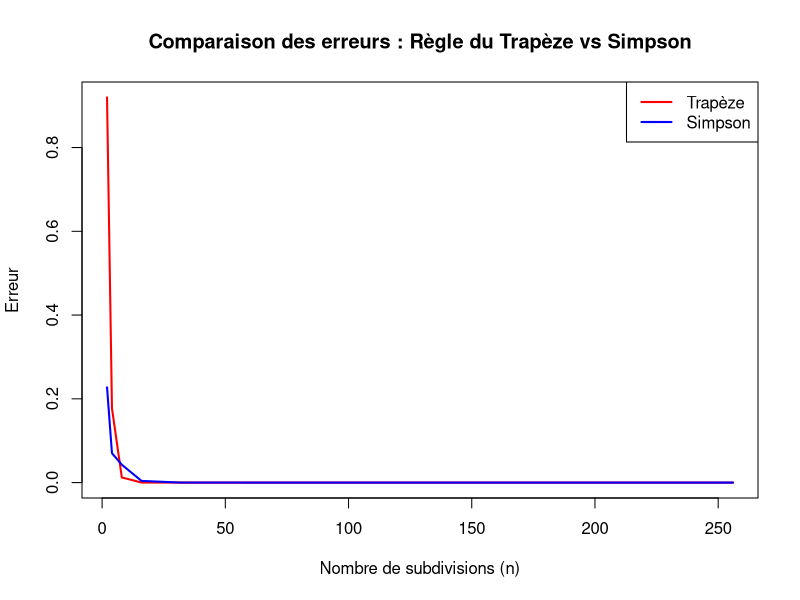

The R script that drew this image:
# Fonction pour calculer l'intégrale de l'équation du pendule
f <- function(theta, k) {
  1 / sqrt(1 - k^2 * sin(theta)^2)
}

# Approximation numérique du résultat analytique avec une règle du trapèze de haute précision
numerical_elliptic_integral <- function(k, n = 100000) {
  a <- 0                    
  b <- pi / 2              
  h <- (b - a) / n         
  x <- seq(a, b, length.out = n + 1)
  y <- sapply(x, f, k = k)
  h * (sum(y) - (y[1] + y[n + 1]) / 2)
}

# Implémentation de la règle du trapèze
trapezoidal_rule <- function(f, a, b, n, k) {
  h <- (b - a) / n
  x <- seq(a, b, length.out = n + 1)
  y <- sapply(x, f, k = k)
  h * (sum(y) - (y[1] + y[n + 1]) / 2)
}

# Implémentation de la règle de Simpson
simpsons_rule <- function(f, a, b, n, k) {
  if (n %% 2 != 0) stop("n doit être pair pour la règle de Simpson")
  h <- (b - a) / n
  x <- seq(a, b, length.out = n + 1)
  y <- sapply(x, f, k = k)
  
  # Gestion des termes internes pour n > 2
  somme_interne <- if (n > 2) {
    2 * sum(y[seq(3, n - 1, by = 2)])
  } else {
    0  # Pas de termes supplémentaires si n = 2
  }
  
  h / 3 * (y[1] + y[n + 1] + 
           4 * sum(y[seq(2, n, by = 2)]) + 
           somme_interne)
}

# Paramètres de base
a <- 0           # Limite inférieure
b <- pi / 2      # Limite supérieure
k <- 0.99        # Paramètre de l'équation du pendule
true_result <- numerical_elliptic_integral(k)  # Résultat de haute précision

# Liste des valeurs de n à tester
n_values <- c(2, 4, 8, 16, 32, 64, 128, 256)

# Calcul des résultats pour chaque n
results <- data.frame(
  n = n_values,
  Trapèze = sapply(n_values, function(n) trapezoidal_rule(f, a, b, n, k)),
  Simpson = sapply(n_values, function(n) simpsons_rule(f, a, b, n, k))
)

# Ajout des erreurs dans le tableau
results$Erreur_Trapèze <- abs(results$Trapèze - true_result)
results$Erreur_Simpson <- abs(results$Simpson - true_result)

# Affichage des résultats
cat("Résultats pour différentes valeurs de subdivisions (n) :\n")
print(results)

# Tracer les erreurs
plot(results$n, results$Erreur_Trapèze, type = "l", col = "red", lwd = 2, 
     xlab = "Nombre de subdivisions (n)", ylab = "Erreur",
     main = "Comparaison des erreurs : Règle du Trapèze vs Simpson")
lines(results$n, results$Erreur_Simpson, col = "blue", lwd = 2)
legend("topright", legend = c("Trapèze", "Simpson"), col = c("red", "blue"), lwd = 2)
